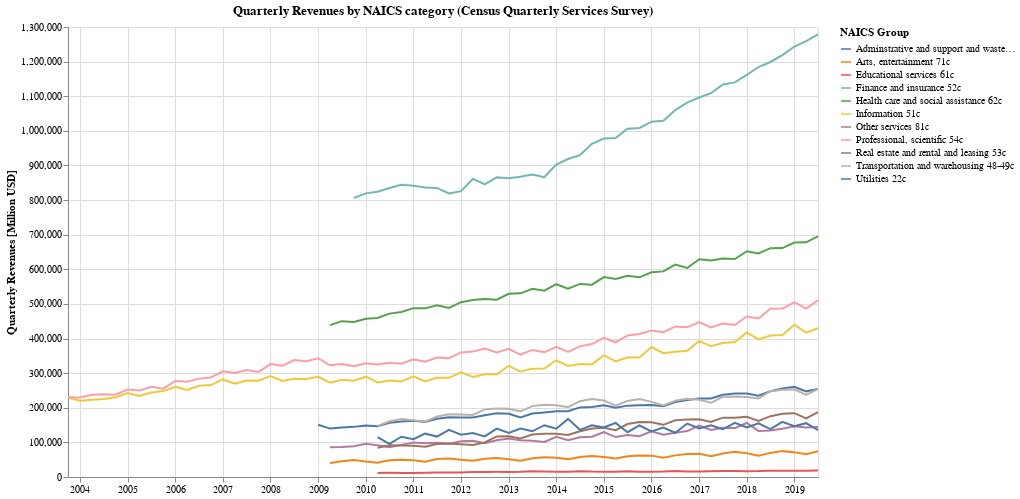

Notebook cell for this chart:
### Markdown cell above
### What is the revenue trend compared accross industries?

### Code cell
# Melt and re-aggregate to combine preliminary and final revisions (via average)
tmp = revfinal[cats].reset_index().melt(id_vars=['dt']).copy()
categories_agg = tmp.groupby(['dt', 'variable']).agg(np.mean).reset_index()

alt.Chart(categories_agg).mark_line().encode(
    alt.X('dt', axis=alt.Axis(title=None)),
    alt.Y('value:Q', axis=alt.Axis(title='Quarterly Revenues [Million USD]')),
    alt.Color('variable:N', title="NAICS Group")
).properties(
    title="Quarterly Revenues by NAICS category (Census Quarterly Services Survey)",
    background="white",
    width=750,
    height=450
)

### Figure 1 — Vega-Lite specification as saved in the notebook (floating-point values rounded to 4 significant figures; data arrays with more than 128 entries replaced by an {"elided": "..."} marker saying what was removed)
{"config": {"view": {"continuousWidth": 400, "continuousHeight": 300}}, "data": {"name": "data-73169e33ac80c1669b5c24da5b4c1f0e"}, "mark": "line", "background": "white", "encoding": {"color": {"type": "nominal", "field": "variable", "title": "NAICS Group"}, "x": {"type": "temporal", "axis": {"title": null}, "field": "dt"}, "y": {"type": "quantitative", "axis": {"title": "Quarterly Revenues [Million USD]"}, "field": "value"}}, "height": 450, "title": "Quarterly Revenues by NAICS category (Census Quarterly Services Survey)", "width": 750, "$schema": "https://vega.github.io/schema/vega-lite/v4.0.2.json", "datasets": {"data-73169e33ac80c1669b5c24da5b4c1f0e": {"elided": "704 records"}}}
